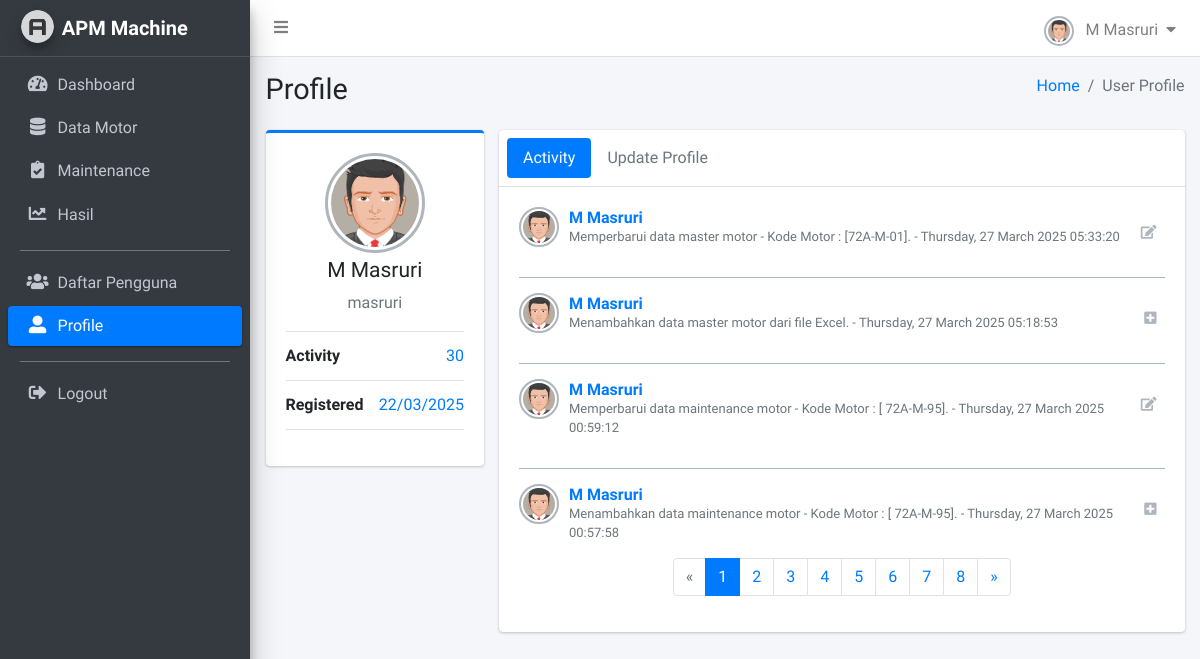
The app's page /apm-machine/profile/1/ (signed in) with its own data.
### monitoring/models.py (models this page shows, shortened)
class LogActivity(models.Model):
    user = models.ForeignKey(User, on_delete=models.CASCADE)
    action = models.CharField(max_length=100)
    description = models.TextField()
    timestamp = models.DateTimeField(auto_now_add=True)
    class Meta:
        verbose_name = "Logs Activity"
        verbose_name_plural = "Logs Aktifitas Pengguna"

### monitoring/views/users.py (the view)
# urls.py: path("profile/<int:user_id>/", profile, name="profile"),
@login_required(login_url='login')
def profile(request, user_id):
    logs_list = LogActivity.objects.filter(user_id=user_id).order_by('-timestamp')
    paginator = Paginator(logs_list, 4)
    page_number = request.GET.get('page')
    logs = paginator.get_page(page_number)
    context = {
        'logs': logs,
        'logs_list': logs_list
    }
    return render(request, 'profile.html', context)

### templates/profile.html (shortened to what this page needs)
{% load static %}
<!DOCTYPE html>
<html lang="en">
<head>
    <link rel="stylesheet" href="{% static 'plugins/fontawesome-free/css/all.min.css' %}">
    <link rel='stylesheet' href='https://cdnjs.cloudflare.com/ajax/libs/font-awesome/4.0.3/css/font-awesome.css'>
    <link rel="stylesheet" href="{% static 'plugins/sweetalert2-theme-bootstrap-4/bootstrap-4.min.css' %}">
    <link rel="stylesheet" href="{% static 'plugins/toastr/toastr.min.css' %}">
    <link rel="stylesheet" href="{% static 'dist/css/adminlte.min.css' %}">
</head>
<body class="hold-transition sidebar-mini layout-fixed layout-navbar-fixed layout-footer-fixed">
    <div class="wrapper">
        {% include 'snippets/navbar.html' %}
        {% include 'snippets/sidebar.html' %}
        <div class="content-wrapper">
            <section class="content-header">
            <div class="container-fluid">
                <div class="row mb-2">
                <div class="col-sm-6">
                    <h1>Profile</h1>
                </div>
                <div class="col-sm-6">
                    <ol class="breadcrumb float-sm-right">
                    <li class="breadcrumb-item"><a href="#">Home</a></li>
                    <li class="breadcrumb-item active">User Profile</li>
                    </ol>
                </div>
                </div>
            </div>
            </section>
            <section class="content">
                <div class="container-fluid">
                    <div class="row">
                        <div class="col-md-3">
                            <div class="card card-primary card-outline">
                                <div class="card-body box-profile">
                                    <div class="text-center">
                                    <img class="profile-user-img img-fluid img-circle"
                                        src="{% static 'dist/img/user.jpg' %}"
                                        alt="{{user.username}}">
                                    </div>
                                    <h3 class="profile-username text-center">{{user.first_name}} {{user.last_name}} </h3>
                                    <p class="text-muted text-center">{{user.username}}</p>
                                    <ul class="list-group list-group-unbordered mb-3">
                                        <li class="list-group-item">
                                            <b>Activity</b> <a class="float-right">{{logs_list.count}}</a>
                                        </li>
                                        <li class="list-group-item">
                                            <b>Registered</b> <a class="float-right">{{user.date_joined|date:"d/m/Y"}}</a>
                                        </li>
                                    </ul>
                                </div>
                            </div>
                        </div>
                        <div class="col-md-9">
                            <div class="card">
                                <div class="card-header p-2">
                                    <ul class="nav nav-pills">
                                    <li class="nav-item"><a class="nav-link active" href="#activity" data-toggle="tab">Activity</a></li>
                                    <li class="nav-item"><a class="nav-link" href="#upProfile" data-toggle="tab">Update Profile</a></li>
                                    </ul>
                                </div>
                                <div class="card-body">
                                    <div class="tab-content">
                                        <div class="active tab-pane" id="activity">
                                            {% for l in logs %}
                                            <div class="post clearfix">
                                                <div class="user-block">
                                                    <img class="img-circle img-bordered-sm" src="{% static 'dist/img/user.jpg' %}" alt="User Image">
                                                    <span class="username">
                                                    <a href="#">{{l.user.first_name}} {{l.user.last_name}} </a>
                                                    <span class="float-right btn-tool">
                                                        {% if l.action == "Add" %}
                                                        <i class="fas fa-plus-square"></i>
                                                        {% elif l.action == "Change" %}
                                                        <i class="fas fa-edit"></i>
                                                        {% else %}
                                                        <i class="fas fa-trash"></i>
                                                        {% endif %}
                                                    </span>
                                                    </span>
                                                    <span class="description">{{l.description}} - {{l.timestamp|date:'l, d F Y H:i:s'}}</span>
                                                </div>
                                            </div>
                                            {% empty %}
                                            <p class="text-center">Tidak ada aktivitas.</p>
                                            {% endfor %}
                                            {% if logs.has_other_pages %}
                                            <nav>
                                                <ul class="pagination justify-content-center">
                                                    {% if logs.has_previous %}
                                                    <li class="page-item">
                                                        <a class="page-link" href="?page={{ logs.previous_page_number }}" aria-label="Previous">
                                                            <span aria-hidden="true">&laquo;</span>
                                                        </a>
                                                    </li>
                                                    {% else %}
                                                    <li class="page-item disabled">
                                                        <span class="page-link">&laquo;</span>
                                                    </li>
                                                    {% endif %}
                                                    {% for num in logs.paginator.page_range %}
                                                    <li class="page-item {% if logs.number == num %}active{% endif %}">
                                                        <a class="page-link" href="?page={{ num }}">{{ num }}</a>
                                                    </li>
                                                    {% endfor %}
                                                    {% if logs.has_next %}
                                                    <li class="page-item">
                                                        <a class="page-link" href="?page={{ logs.next_page_number }}" aria-label="Next">
                                                            <span aria-hidden="true">&raquo;</span>
                                                        </a>
                                                    </li>
                                                    {% else %}
                                                    <li class="page-item disabled">
                                                        <span class="page-link">&raquo;</span>
                                                    </li>
                                                    {% endif %}
                                                </ul>
                                            </nav>
                                            {% endif %}
                                        </div>
                                    </div>
                                </div>
                            </div>
                        </div>
                    </div>
                </div>
            </section>
        </div>
    </div>
</body>
</html>

### templates/snippets/navbar.html (shortened to what this page needs)
{% load static %}
<nav class="main-header navbar navbar-expand navbar-white navbar-light">
    <ul class="navbar-nav">
        <li class="nav-item">
            <a class="nav-link" data-widget="pushmenu" href="#" role="button">
                <i class="fas fa-bars"></i>
            </a>
        </li>
    </ul>
    <ul class="navbar-nav ml-auto">
        <li class="nav-item dropdown">
            <a class="nav-link" data-toggle="dropdown" href="#">
                <img class="img-circle img-bordered-sm" src="{% static 'dist/img/user.jpg' %}" alt="User Image" width="30" height="30">
                <span class="ml-2">{{ request.user.first_name }} {{ request.user.last_name }}</span>
                <i class="fas fa-caret-down ml-1"></i>
            </a>
        </li>
    </ul>
</nav>

### records on screen
LogActivity: user.first_name "M", user.last_name "Masruri", action "Change" (drawn), description "Memperbarui data master motor - Kode Motor : [72A-M-01].", timestamp "Thursday, 27 March 2025 05:33:20"
LogActivity: user.first_name "M", user.last_name "Masruri", action "Add" (drawn), description "Menambahkan data master motor dari file Excel.", timestamp "Thursday, 27 March 2025 05:18:53"
LogActivity: user.first_name "M", user.last_name "Masruri", action "Change" (drawn), description "Memperbarui data maintenance motor - Kode Motor : [ 72A-M-95].", timestamp "Thursday, 27 March 2025 00:59:12"
LogActivity: user.first_name "M", user.last_name "Masruri", action "Add" (drawn), description "Menambahkan data maintenance motor - Kode Motor : [ 72A-M-95].", timestamp "Thursday, 27 March 2025 00:57:58"

### other values on screen
{{ request.user.first_name }} "M"
{{ request.user.last_name }} "Masruri"
{{ user.first_name }} "M"
{{ user.last_name }} "Masruri"
{{ user.username }} "masruri"
{{ logs_list.count }} "30"
{{ user.date_joined|date:"d/m/Y" }} "22/03/2025"
{{ num }} "1" "2" "3" "4" "5" "6" "7" "8"
